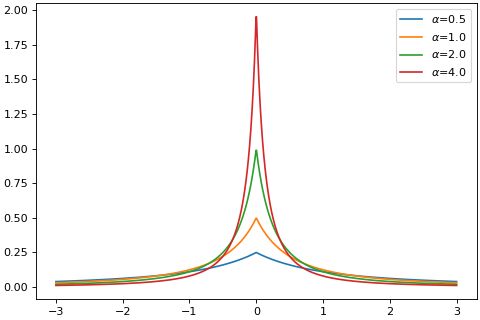

The Python source for this figure:
import brainpy as bp
import brainpy.math as bm
import matplotlib.pyplot as plt
bp.visualize.get_figure(1, 1, 4, 6)
xs = bm.linspace(-3, 3, 1000)
for alpha in [0.5, 1., 2., 4.]:
  grads = bm.vector_grad(bm.surrogate.soft_sign)(xs, alpha)
  plt.plot(xs, grads, label=r'$\alpha$=' + str(alpha))
plt.legend()
plt.show()
